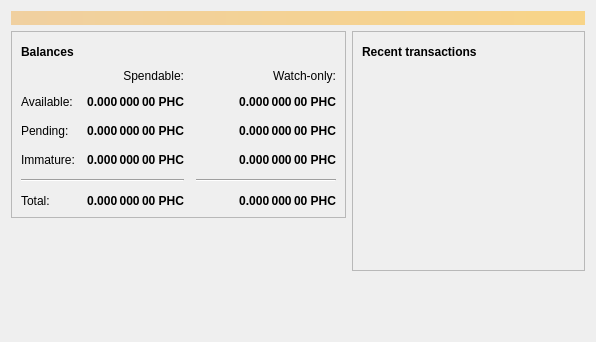
<?xml version="1.0" encoding="UTF-8"?>
<ui version="4.0">
 <class>OverviewPage</class>
 <widget class="QWidget" name="OverviewPage">
  <property name="geometry">
   <rect>
    <x>0</x>
    <y>0</y>
    <width>596</width>
    <height>342</height>
   </rect>
  </property>
  <property name="windowTitle">
   <string>Form</string>
  </property>
  <layout class="QVBoxLayout" name="topLayout">
   <item>
    <widget class="QLabel" name="labelAlerts">
     <property name="visible">
      <bool>false</bool>
     </property>
     <property name="styleSheet">
      <string notr="true">QLabel { background-color: qlineargradient(x1: 0, y1: 0, x2: 1, y2: 0, stop:0 #F0D0A0, stop:1 #F8D488); color:#000000; }</string>
     </property>
     <property name="wordWrap">
      <bool>true</bool>
     </property>
     <property name="margin">
      <number>3</number>
     </property>
     <property name="textInteractionFlags">
      <set>Qt::TextSelectableByMouse</set>
     </property>
    </widget>
   </item>
   <item>
    <layout class="QHBoxLayout" name="horizontalLayout" stretch="1,1">
     <item>
      <layout class="QVBoxLayout" name="verticalLayout_2">
       <item>
        <widget class="QFrame" name="frame">
         <property name="frameShape">
          <enum>QFrame::StyledPanel</enum>
         </property>
         <property name="frameShadow">
          <enum>QFrame::Raised</enum>
         </property>
         <layout class="QVBoxLayout" name="verticalLayout_4">
          <item>
           <layout class="QHBoxLayout" name="horizontalLayout_4">
            <item>
             <widget class="QLabel" name="label_5">
              <property name="font">
               <font>
                <weight>75</weight>
                <bold>true</bold>
               </font>
              </property>
              <property name="text">
               <string>Balances</string>
              </property>
             </widget>
            </item>
            <item>
             <widget class="QPushButton" name="labelWalletStatus">
              <property name="enabled">
               <bool>true</bool>
              </property>
              <property name="maximumSize">
               <size>
                <width>30</width>
                <height>16777215</height>
               </size>
              </property>
              <property name="toolTip">
               <string>The displayed information may be out of date. Your wallet automatically synchronizes with the Pahadicoin network after a connection is established, but this process has not completed yet.</string>
              </property>
              <property name="text">
               <string/>
              </property>
              <property name="icon">
               <iconset resource="../bitcoin.qrc">
                <normaloff>:/icons/warning</normaloff>
                <disabledoff>:/icons/warning</disabledoff>:/icons/warning</iconset>
              </property>
              <property name="iconSize">
               <size>
                <width>24</width>
                <height>24</height>
               </size>
              </property>
              <property name="flat">
               <bool>true</bool>
              </property>
             </widget>
            </item>
            <item>
             <spacer name="horizontalSpacer_3">
              <property name="orientation">
               <enum>Qt::Horizontal</enum>
              </property>
              <property name="sizeHint" stdset="0">
               <size>
                <width>40</width>
                <height>20</height>
               </size>
              </property>
             </spacer>
            </item>
           </layout>
          </item>
          <item>
           <layout class="QGridLayout" name="gridLayout">
            <property name="spacing">
             <number>12</number>
            </property>
            <item row="2" column="2">
             <widget class="QLabel" name="labelWatchPending">
              <property name="font">
               <font>
                <weight>75</weight>
                <bold>true</bold>
               </font>
              </property>
              <property name="cursor">
               <cursorShape>IBeamCursor</cursorShape>
              </property>
              <property name="toolTip">
               <string>Unconfirmed transactions to watch-only addresses</string>
              </property>
              <property name="text">
               <string notr="true">0.000 000 00 PHC</string>
              </property>
              <property name="alignment">
               <set>Qt::AlignRight|Qt::AlignTrailing|Qt::AlignVCenter</set>
              </property>
              <property name="textInteractionFlags">
               <set>Qt::LinksAccessibleByMouse|Qt::TextSelectableByKeyboard|Qt::TextSelectableByMouse</set>
              </property>
             </widget>
            </item>
            <item row="2" column="1">
             <widget class="QLabel" name="labelUnconfirmed">
              <property name="font">
               <font>
                <weight>75</weight>
                <bold>true</bold>
               </font>
              </property>
              <property name="cursor">
               <cursorShape>IBeamCursor</cursorShape>
              </property>
              <property name="toolTip">
               <string>Total of transactions that have yet to be confirmed, and do not yet count toward the spendable balance</string>
              </property>
              <property name="text">
               <string notr="true">0.000 000 00 PHC</string>
              </property>
              <property name="alignment">
               <set>Qt::AlignRight|Qt::AlignTrailing|Qt::AlignVCenter</set>
              </property>
              <property name="textInteractionFlags">
               <set>Qt::LinksAccessibleByMouse|Qt::TextSelectableByKeyboard|Qt::TextSelectableByMouse</set>
              </property>
             </widget>
            </item>
            <item row="3" column="2">
             <widget class="QLabel" name="labelWatchImmature">
              <property name="font">
               <font>
                <weight>75</weight>
                <bold>true</bold>
               </font>
              </property>
              <property name="cursor">
               <cursorShape>IBeamCursor</cursorShape>
              </property>
              <property name="toolTip">
               <string>Mined balance in watch-only addresses that has not yet matured</string>
              </property>
              <property name="text">
               <string notr="true">0.000 000 00 PHC</string>
              </property>
              <property name="alignment">
               <set>Qt::AlignRight|Qt::AlignTrailing|Qt::AlignVCenter</set>
              </property>
              <property name="textInteractionFlags">
               <set>Qt::LinksAccessibleByMouse|Qt::TextSelectableByKeyboard|Qt::TextSelectableByMouse</set>
              </property>
             </widget>
            </item>
            <item row="4" column="0" colspan="2">
             <widget class="Line" name="line">
              <property name="orientation">
               <enum>Qt::Horizontal</enum>
              </property>
             </widget>
            </item>
            <item row="4" column="2">
             <widget class="Line" name="lineWatchBalance">
              <property name="sizePolicy">
               <sizepolicy hsizetype="Preferred" vsizetype="Fixed">
                <horstretch>0</horstretch>
                <verstretch>0</verstretch>
               </sizepolicy>
              </property>
              <property name="minimumSize">
               <size>
                <width>140</width>
                <height>0</height>
               </size>
              </property>
              <property name="orientation">
               <enum>Qt::Horizontal</enum>
              </property>
             </widget>
            </item>
            <item row="5" column="0">
             <widget class="QLabel" name="labelTotalText">
              <property name="text">
               <string>Total:</string>
              </property>
             </widget>
            </item>
            <item row="3" column="1">
             <widget class="QLabel" name="labelImmature">
              <property name="font">
               <font>
                <weight>75</weight>
                <bold>true</bold>
               </font>
              </property>
              <property name="cursor">
               <cursorShape>IBeamCursor</cursorShape>
              </property>
              <property name="toolTip">
               <string>Mined balance that has not yet matured</string>
              </property>
              <property name="text">
               <string notr="true">0.000 000 00 PHC</string>
              </property>
              <property name="alignment">
               <set>Qt::AlignRight|Qt::AlignTrailing|Qt::AlignVCenter</set>
              </property>
              <property name="textInteractionFlags">
               <set>Qt::LinksAccessibleByMouse|Qt::TextSelectableByKeyboard|Qt::TextSelectableByMouse</set>
              </property>
             </widget>
            </item>
            <item row="2" column="3">
             <spacer name="horizontalSpacer_2">
              <property name="orientation">
               <enum>Qt::Horizontal</enum>
              </property>
              <property name="sizeHint" stdset="0">
               <size>
                <width>40</width>
                <height>20</height>
               </size>
              </property>
             </spacer>
            </item>
            <item row="3" column="0">
             <widget class="QLabel" name="labelImmatureText">
              <property name="text">
               <string>Immature:</string>
              </property>
             </widget>
            </item>
            <item row="5" column="1">
             <widget class="QLabel" name="labelTotal">
              <property name="font">
               <font>
                <weight>75</weight>
                <bold>true</bold>
               </font>
              </property>
              <property name="cursor">
               <cursorShape>IBeamCursor</cursorShape>
              </property>
              <property name="toolTip">
               <string>Your current total balance</string>
              </property>
              <property name="text">
               <string notr="true">0.000 000 00 PHC</string>
              </property>
              <property name="alignment">
               <set>Qt::AlignRight|Qt::AlignTrailing|Qt::AlignVCenter</set>
              </property>
              <property name="textInteractionFlags">
               <set>Qt::LinksAccessibleByMouse|Qt::TextSelectableByKeyboard|Qt::TextSelectableByMouse</set>
              </property>
             </widget>
            </item>
            <item row="5" column="2">
             <widget class="QLabel" name="labelWatchTotal">
              <property name="font">
               <font>
                <weight>75</weight>
                <bold>true</bold>
               </font>
              </property>
              <property name="cursor">
               <cursorShape>IBeamCursor</cursorShape>
              </property>
              <property name="toolTip">
               <string>Current total balance in watch-only addresses</string>
              </property>
              <property name="text">
               <string notr="true">0.000 000 00 PHC</string>
              </property>
              <property name="alignment">
               <set>Qt::AlignRight|Qt::AlignTrailing|Qt::AlignVCenter</set>
              </property>
              <property name="textInteractionFlags">
               <set>Qt::LinksAccessibleByMouse|Qt::TextSelectableByKeyboard|Qt::TextSelectableByMouse</set>
              </property>
             </widget>
            </item>
            <item row="0" column="2">
             <widget class="QLabel" name="labelWatchonly">
              <property name="text">
               <string>Watch-only:</string>
              </property>
              <property name="alignment">
               <set>Qt::AlignRight|Qt::AlignTrailing|Qt::AlignVCenter</set>
              </property>
             </widget>
            </item>
            <item row="1" column="0">
             <widget class="QLabel" name="labelBalanceText">
              <property name="text">
               <string>Available:</string>
              </property>
             </widget>
            </item>
            <item row="1" column="1">
             <widget class="QLabel" name="labelBalance">
              <property name="font">
               <font>
                <weight>75</weight>
                <bold>true</bold>
               </font>
              </property>
              <property name="cursor">
               <cursorShape>IBeamCursor</cursorShape>
              </property>
              <property name="toolTip">
               <string>Your current spendable balance</string>
              </property>
              <property name="text">
               <string notr="true">0.000 000 00 PHC</string>
              </property>
              <property name="alignment">
               <set>Qt::AlignRight|Qt::AlignTrailing|Qt::AlignVCenter</set>
              </property>
              <property name="textInteractionFlags">
               <set>Qt::LinksAccessibleByMouse|Qt::TextSelectableByKeyboard|Qt::TextSelectableByMouse</set>
              </property>
             </widget>
            </item>
            <item row="1" column="2">
             <widget class="QLabel" name="labelWatchAvailable">
              <property name="font">
               <font>
                <weight>75</weight>
                <bold>true</bold>
               </font>
              </property>
              <property name="cursor">
               <cursorShape>IBeamCursor</cursorShape>
              </property>
              <property name="toolTip">
               <string>Your current balance in watch-only addresses</string>
              </property>
              <property name="text">
               <string notr="true">0.000 000 00 PHC</string>
              </property>
              <property name="alignment">
               <set>Qt::AlignRight|Qt::AlignTrailing|Qt::AlignVCenter</set>
              </property>
              <property name="textInteractionFlags">
               <set>Qt::LinksAccessibleByMouse|Qt::TextSelectableByKeyboard|Qt::TextSelectableByMouse</set>
              </property>
             </widget>
            </item>
            <item row="2" column="0">
             <widget class="QLabel" name="labelPendingText">
              <property name="text">
               <string>Pending:</string>
              </property>
             </widget>
            </item>
            <item row="0" column="1">
             <widget class="QLabel" name="labelSpendable">
              <property name="text">
               <string>Spendable:</string>
              </property>
              <property name="alignment">
               <set>Qt::AlignRight|Qt::AlignTrailing|Qt::AlignVCenter</set>
              </property>
             </widget>
            </item>
           </layout>
          </item>
         </layout>
        </widget>
       </item>
       <item>
        <spacer name="verticalSpacer">
         <property name="orientation">
          <enum>Qt::Vertical</enum>
         </property>
         <property name="sizeHint" stdset="0">
          <size>
           <width>20</width>
           <height>40</height>
          </size>
         </property>
        </spacer>
       </item>
      </layout>
     </item>
     <item>
      <layout class="QVBoxLayout" name="verticalLayout_3">
       <item>
        <widget class="QFrame" name="frame_2">
         <property name="frameShape">
          <enum>QFrame::StyledPanel</enum>
         </property>
         <property name="frameShadow">
          <enum>QFrame::Raised</enum>
         </property>
         <layout class="QVBoxLayout" name="verticalLayout">
          <item>
           <layout class="QHBoxLayout" name="horizontalLayout_2">
            <item>
             <widget class="QLabel" name="label_4">
              <property name="font">
               <font>
                <weight>75</weight>
                <bold>true</bold>
               </font>
              </property>
              <property name="text">
               <string>Recent transactions</string>
              </property>
             </widget>
            </item>
            <item>
             <widget class="QPushButton" name="labelTransactionsStatus">
              <property name="enabled">
               <bool>true</bool>
              </property>
              <property name="maximumSize">
               <size>
                <width>30</width>
                <height>16777215</height>
               </size>
              </property>
              <property name="toolTip">
               <string>The displayed information may be out of date. Your wallet automatically synchronizes with the Pahadicoin network after a connection is established, but this process has not completed yet.</string>
              </property>
              <property name="text">
               <string/>
              </property>
              <property name="icon">
               <iconset resource="../bitcoin.qrc">
                <normaloff>:/icons/warning</normaloff>
                <disabledoff>:/icons/warning</disabledoff>:/icons/warning</iconset>
              </property>
              <property name="iconSize">
               <size>
                <width>24</width>
                <height>24</height>
               </size>
              </property>
              <property name="flat">
               <bool>true</bool>
              </property>
             </widget>
            </item>
            <item>
             <spacer name="horizontalSpacer">
              <property name="orientation">
               <enum>Qt::Horizontal</enum>
              </property>
              <property name="sizeHint" stdset="0">
               <size>
                <width>40</width>
                <height>20</height>
               </size>
              </property>
             </spacer>
            </item>
           </layout>
          </item>
          <item>
           <widget class="QListView" name="listTransactions">
            <property name="styleSheet">
             <string notr="true">QListView { background: transparent; }</string>
            </property>
            <property name="frameShape">
             <enum>QFrame::NoFrame</enum>
            </property>
            <property name="verticalScrollBarPolicy">
             <enum>Qt::ScrollBarAlwaysOff</enum>
            </property>
            <property name="horizontalScrollBarPolicy">
             <enum>Qt::ScrollBarAlwaysOff</enum>
            </property>
            <property name="selectionMode">
             <enum>QAbstractItemView::NoSelection</enum>
            </property>
           </widget>
          </item>
         </layout>
        </widget>
       </item>
       <item>
        <spacer name="verticalSpacer_2">
         <property name="orientation">
          <enum>Qt::Vertical</enum>
         </property>
         <property name="sizeHint" stdset="0">
          <size>
           <width>20</width>
           <height>40</height>
          </size>
         </property>
        </spacer>
       </item>
      </layout>
     </item>
    </layout>
   </item>
  </layout>
 </widget>
 <resources/>
 <connections/>
</ui>
